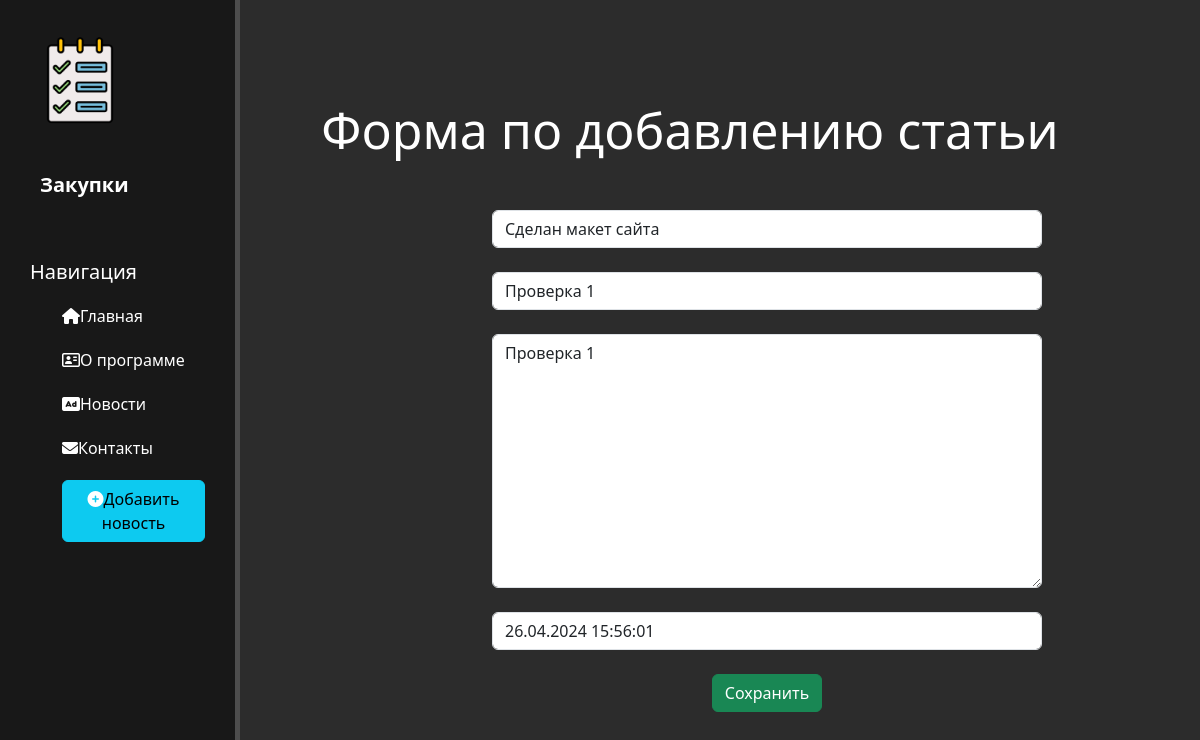
/news/1/update, run on the app's committed database.
### news/models.py (models this page shows, shortened)
class Artecles(models.Model):
    title = models.CharField('Название', max_length=50)
    anons = models.CharField('Анонс', max_length=250)
    full_text = models.TextField('Статья')
    date = models.DateTimeField('Дата публикации')
    class Meta:
        verbose_name = 'Новость'
        verbose_name_plural = 'Новости'

### news/views.py (the view)
# urls.py: path('<int:pk>/update', views.NewsUpdateView.as_view(), name='news-update'),
class NewsUpdateView(UpdateView):
    model = Artecles
    template_name = 'news/create.html'
    form_class = ArteclesForm

### news/forms.py
class ArteclesForm(ModelForm):
    class Meta:
        model = Artecles
        fields = ['title', 'anons', 'full_text', 'date']
        widgets = {
            "title": TextInput(attrs={
                'class': 'form-control',
                'placeholder': 'Название статьи'
            }),
            "anons": TextInput(attrs={
                'class': 'form-control',
                'placeholder': 'Анонс статьи'
            }),
            "date": DateTimeInput(attrs={
                'class': 'form-control',
                'placeholder': 'Дата публикации'
        }),
            "full_text": Textarea(attrs={
                'class': 'form-control',
                'placeholder': 'Текст статьи'
            })
        }

### news/templates/news/create.html (shortened to what this page needs)
{% extends 'main/layout.html' %}
{% block content %}
    <div class="features">
        <h1>Форма по добавлению статьи</h1>
        <form method="post">
            {{ form.title }}<br>
            {{ form.anons }}<br>
            {{ form.full_text }}<br>
            {{ form.date }}<br>
            <button class="btn btn-success" type="submit">Сохранить</button>
        </form>
    </div>
{% endblock %}

### main/static/main/css/main.css (style rules this page uses)
:root { --main-color: #ffffff; }
body { background: #2c2c2c; }
main .features { float: left; color: #ffffff; margin-top: 100px; text-align: center; width: 75%; }
main .features h1 { font-size: 50px }
form { margin-left: 28%; width: 550px; margin-top: 50px; }

### data on the page
Artecles: title "Сделан макет сайта", anons "Проверка 1", full_text "Проверка 1", date "26.04.2024 15:56:01"
